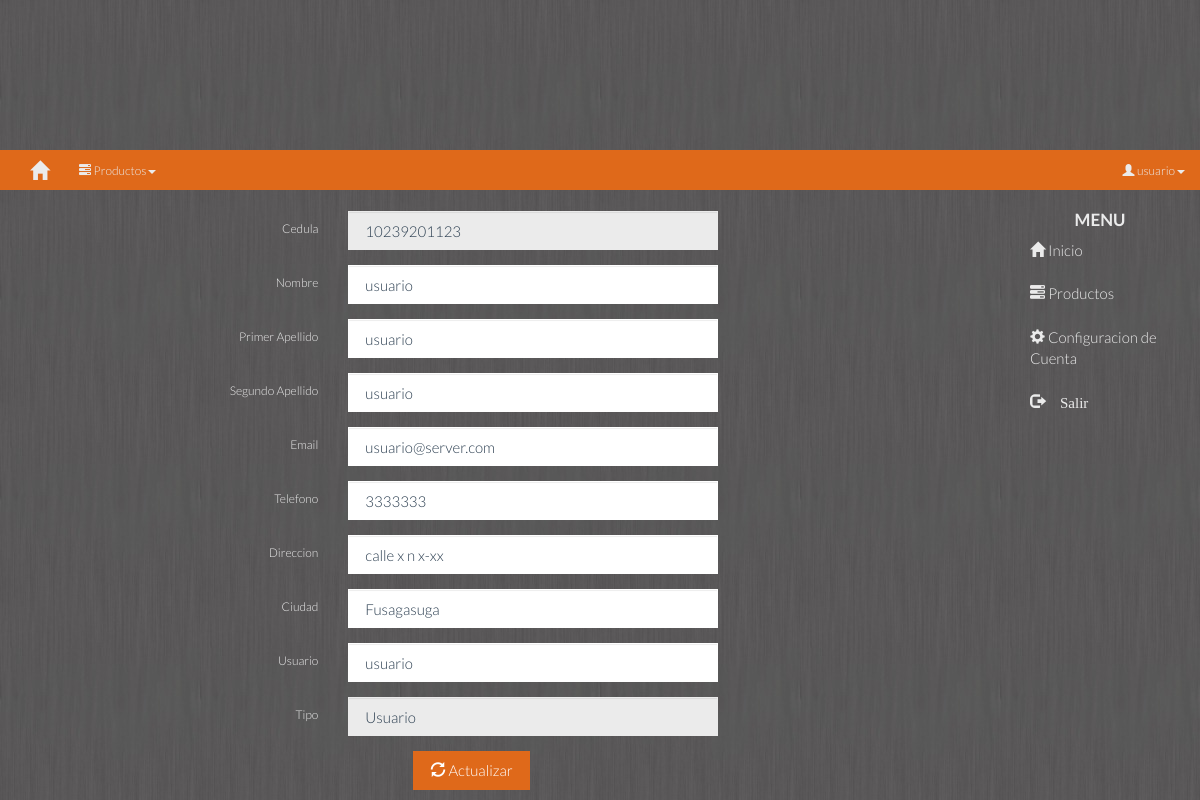
The page /Index.php/configuracion_cuenta (signed in) on the database its author committed.
### tables this page shows
CREATE TABLE IF NOT EXISTS `usuarios` (
  `Cedula` varchar(255) NOT NULL,
  `Nombre` varchar(255) NOT NULL,
  `Apellido1` varchar(255) NOT NULL,
  `Apellido2` varchar(255) NOT NULL,
  `Email` varchar(255) NOT NULL,
  `Telefono` varchar(255) NOT NULL,
  `Direccion` varchar(255) NOT NULL,
  `Ciudad` varchar(255) NOT NULL,
  `Usuario` varchar(255) NOT NULL,
  `Contrasena` varchar(255) NOT NULL,
  `Tipo` varchar(255) NOT NULL,
  `salt` varchar(255) NOT NULL,
  PRIMARY KEY (`Cedula`)
);

### Controlador.php (called while the page is built, shortened)
<?php
	require_once "Modelos/Modelo_usuarios.php";
	function configuracion_cuenta_action(){
		$cedula=$_SESSION['Cedula'];
		$usuario=mostrarusuarios($cedula);
		require "plantillas/configuracion_cuenta.php";
	}
?>

### Modelos/Modelo_usuarios.php (called while the page is built, shortened)
<?php
	function mostrarusuarios($cedula){
		$conexion=conectar_base_de_datos();
		$consulta = "SELECT * FROM usuarios where Cedula = '$cedula'";
		$resultado = mysqli_query($conexion,$consulta);
		$usuario=array();
		while ($fila = $resultado->fetch_assoc()) {
			$usuario[]=$fila;
		}
		return $usuario;
	}
?>

### plantillas/configuracion_cuenta.php (the view, shortened to what this page needs)
<?php ob_start();
  if(isset($_SESSION["Tipo"])){
    switch($_SESSION['Tipo']){
      case 'Usuario':
        include 'plantillas/menu/menu_usuario.php';
      break;
    }
  }else{
  	include 'plantillas/menu/menu_publico.php';
  } ?>
<div class="row">
	<div class="col-xs-2 col-sm-2 col-md-2 col-lg-2">
	</div>
	<div class="col-xs-8 col-sm-8 col-md-8 col-lg-8">
		<?php foreach($usuario as $usuario):?>
		<form action="/Sistemas_2/Index.php/Actualizar_usuario" method="post" name="formRegistro" class="form-horizontal">
			<div class="form-group">
				<label for="ejemplo_text_3" class="col-xs-2 col-sm-2 col-md-2 col-lg-2 control-label">Cedula</label>
				<div class="col-xs-6 col-sm-6 col-md-6 col-lg-6">
					<input type="text" class="form-control" id="ejemplo_number_3" placeholder="Cedula" value="<?php echo $usuario['Cedula']; ?>" name="Cedula" readonly>
				</div>
			</div>
			<div class="form-group">
				<label for="ejemplo_text_3" class="col-xs-2 col-sm-2 col-md-2 col-lg-2 control-label">Nombre</label>
				<div class="col-xs-6 col-sm-6 col-md-6 col-lg-6">
					<input type="text" class="form-control" id="ejemplo_text_3" placeholder="Nombre" value="<?php echo $usuario['Nombre']; ?>" name="Nombre" required>
				</div>
			</div>
			<div class="form-group">
				<label for="ejemplo_text_3" class="col-xs-2 col-sm-2 col-md-2 col-lg-2 control-label">Primer Apellido</label>
				<div class="col-xs-6 col-sm-6 col-md-6 col-lg-6">
					<input type="text" class="form-control" id="ejemplo_text_3" placeholder="Primer Apellido" value="<?php echo $usuario['Apellido1']; ?>" name="Papellido" required>
				</div>
			</div>
			<div class="form-group">
				<label for="ejemplo_text_2" class="col-xs-2 col-sm-2 col-md-2 col-lg-2 control-label">Segundo Apellido</label>
				<div class="col-xs-6 col-sm-6 col-md-6 col-lg-6">
					<input type="text" class="form-control" id="ejemplo_text_3" placeholder="Segundo Apellido" value="<?php echo $usuario['Apellido2']; ?>" name="Sapellido" required>
				</div>
			</div>
			<div class="form-group">
				<label for="ejemplo_text_3" class="col-xs-2 col-sm-2 col-md-2 col-lg-2 control-label">Email</label>
				<div class="col-xs-6 col-sm-6 col-md-6 col-lg-6">
					<input type="email" class="form-control" id="ejemplo_email_3" placeholder="Email" value="<?php echo $usuario['Email']; ?>" name="Email" required>
				</div>
			</div>
			<div class="form-group">
				<label for="ejemplo_text_3" class="col-xs-2 col-sm-2 col-md-2 col-lg-2 control-label">Telefono</label>
				<div class="col-xs-6 col-sm-6 col-md-6 col-lg-6">
					<input type="text" class="form-control" id="ejemplo_number_3" placeholder="Telefono" value="<?php echo $usuario['Telefono']; ?>" name="Telefono" required>
				</div>
			</div>
			<div class="form-group">
				<label for="ejemplo_text_3" class="col-xs-2 col-sm-2 col-md-2 col-lg-2 control-label">Direccion</label>
				<div class="col-xs-6 col-sm-6 col-md-6 col-lg-6">
					<input type="text" class="form-control" id="ejemplo_text_3" placeholder="Direccion" value="<?php echo $usuario['Direccion']; ?>" name="Direccion" required>
				</div>
			</div>
			<div class="form-group">
				<label for="ejemplo_text_3" class="col-xs-2 col-sm-2 col-md-2 col-lg-2 control-label">Ciudad</label>
				<div class="col-xs-6 col-sm-6 col-md-6 col-lg-6">
					<input type="text" class="form-control" id="ejemplo_text_3" placeholder="Ciudad" value="<?php echo $usuario['Ciudad']; ?>" name="Ciudad" required>
				</div>
			</div>
			<div class="form-group">
				<label for="ejemplo_text_3" class="col-xs-2 col-sm-2 col-md-2 col-lg-2 control-label">Usuario</label>
				<div class="col-xs-6 col-sm-6 col-md-6 col-lg-6">
					<input type="text" class="form-control" id="ejemplo_text_3" placeholder="Usuario" value="<?php echo $usuario['Usuario']; ?>"name="Usuario" required>
				</div>
			</div>
					<div class="form-group">
						<label for="ejemplo_text_3" class="col-xs-2 col-sm-2 col-md-2 col-lg-2 control-label">Tipo</label>
						<div class="col-xs-6 col-sm-6 col-md-6 col-lg-6">
							<input type="text" class="form-control" id="ejemplo_text_3" placeholder="Contraseña" value="<?php echo $usuario['Tipo']; ?>" name="Tipop" readonly>
						</div>
					</div>
		       			<div class="col-xs-8 col-sm-8 col-md-8 col-lg-8">
		       				<center><a class="btn btn-primary" href="javascript:enviar_formRegistro()"><span class="glyphicon glyphicon-refresh"></span> Actualizar</a></center>
		                </div>
			</form>
		<?php endforeach ?>
	</div>
	<div class="col-xs-2 col-sm-2 col-md-2 col-lg-2">
		<?php echo $menu1;?>
	</div>
</div>
<?php include "PlantillaBase.php"; ?>

### PlantillaBase.php (style rules this page uses)
body { background-image:url(/Sistemas_2/Imagenes/fondo.jpg); }

### rows shown on the page
usuarios: Cedula "10239201123", Nombre "usuario", Papellido "usuario", Sapellido "usuario", Email "usuario@server.com", Telefono "3333333", Direccion "calle x n x-xx", Ciudad "Fusagasuga", Usuario "usuario", Tipop "Usuario"

### other values the page prints
$_SESSION["Nombre"] "usuario"
